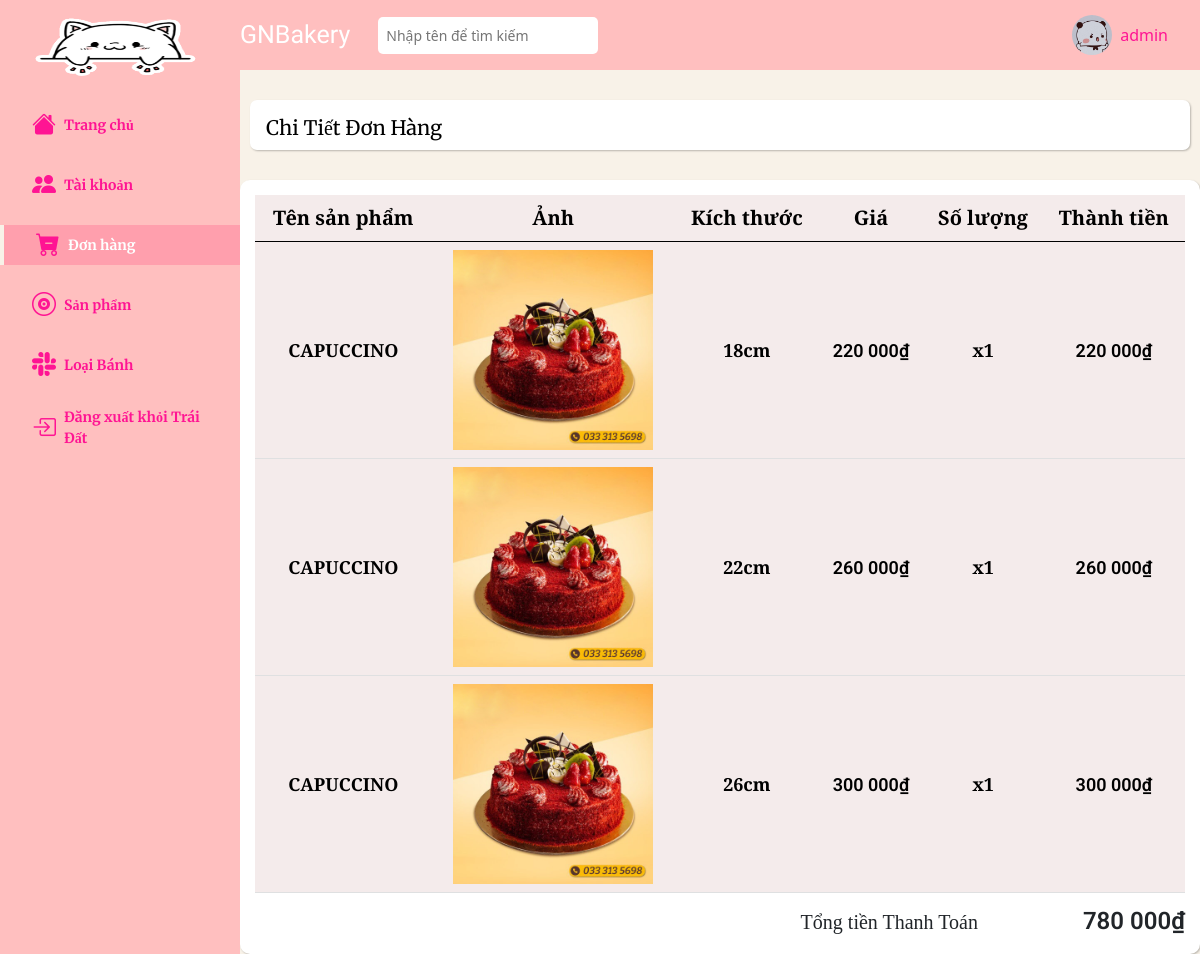
/admin/orders/detail.php?id=20 (signed in), run on the app's committed database.
### tables this page shows
CREATE TABLE `order_product` (
  `order_id` int NOT NULL,
  `product_id` int NOT NULL,
  `size` int NOT NULL,
  `price` int NOT NULL,
  `quantity` int NOT NULL
);

CREATE TABLE `products` (
  `id` int NOT NULL,
  `name` varchar(255) NOT NULL,
  `image` varchar(255) NOT NULL,
  `description` text NOT NULL,
  `status` int NOT NULL DEFAULT '1',
  `category_detail_id` int NOT NULL,
  `user_id` int NOT NULL,
  `status_id` int DEFAULT NULL
);

### admin/orders/detail.php (the view, shortened to what this page needs)
<?php
require_once '../navbar-vertical.php';
require_once '../../database/connect.php';
$id = $_GET['id'];
$sql = "SELECT * FROM order_product
join products on order_product.product_id = products.id
WHERE order_id = '$id'";
$result = mysqli_query($connect, $sql);
$sum = 0;
?>
<div class="main__container">
    <div class="main-container-text d-flex align-items-center">
        <a class="header__name text-decoration-none" href="#">
            Chi Tiết Đơn Hàng
        </a>
    </div>
    <div class="container-fluid px-4">
        <div class="row gx-5">
            <div class="col-12">
                <div class="table-responsive-sm">
                    <table class="product_table table table-sm table-light table-hover align-middle">
                        <thead style="text-align : center;">
                            <tr>
                                <th class="name-product" scope="col">Tên sản phẩm</th>
                                <th class="pic-product" scope="col">Ảnh</th>
                                <th class="price-product" scope="col">Kích thước</th>
                                <th class="price-product" scope="col">Giá</th>
                                <th class="amount-product" scope="col">Số lượng</th>
                                <th class="payment" scope="col">Thành tiền</th>
                            </tr>
                        </thead>
                        <tbody style="text-align:center;">
                            <?php foreach($result as $each) { ?>
                                <tr>
                                    <th class="detail_product-item" scope="col">
                                        <?= $each['name'] ?>
                                    </th>
                                    <th class="detail_product-item" scope="col">
                                        <img class="img_prd" src="../../assets/images/products/<?= $each['image'] ?>" alt="">
                                    </th>
                                    <th class="detail_product-item" scope="col"><?= $each['size'] ?>cm</th>
                                    <th class="detail_product-item" style="font-weight:600; font-family: Roboto;" scope="col">
                                    <?= number_format($each['price'], 0, '.', ' ') ?>&#8363
                                    </th>
                                    <th class="detail_product-item" scope="col">x<?= $each['quantity'] ?></th>
                                    <th class="detail_product-item" scope="col" style="font-weight:600; font-family: Roboto;">
                                    <?php
                                        $result = $each['price'] * $each['quantity'];
                                        $sum += $result;
                                        echo number_format($result, 0, '.', ' ');
                                    ?>&#8363
                                    </th>
                                </tr>
                            <?php } ?>
                        </tbody>
                    </table>
                </div>
            </div>
        </div>
        <div class="total-payments">
            <span class="t-pay">Tổng tiền Thanh Toán </span>
            <span class="t-money"><?= number_format($sum, 0, '.', ' ') ?>&#8363</span>
        </div>
    </div>
</div>
</body>
</html>

### assets/css/admin.css (style rules this page uses)
html { font-size: 62.5%; line-height: 1.6rem; font-family: 'Roboto', sans-serif; box-sizing: border-box; }
a { color: #FF1493; }
* { box-sizing: inherit; }
:root { --text-color: #FF1493; --background-color: #f8f2e8; --navbar-color: #ffbfbf; --navbar-vertical-width : 240px; --header-height: 70px; }
body { background-color: var(--background-color); }
.header__name { color: black; font-size: 2rem; margin-left: 16px; margin-top: 5px; font-family: 'Merriweather', serif; }
.main__form, .main__container { margin-left: var(--navbar-vertical-width); min-height: 80vh; margin-top: 30px; }
.main-container-text { box-shadow: 1px 1px 2px 0px #00000040; background-color: white; border-radius: 7px; height: 50px; margin: 30px 10px; }
.container-fluid { box-shadow: 1px 1px 2px 0px #00000040; background-color: white; border-radius: 10px; padding: 15px; }
.table-sm>:not(caption)>*>* { padding: 8px; font-family: 'PT Serif', serif; background-color: #d3afaf40; }
.table-light { --bs-table-bg: #d3afaf40; }

### assets/css/detail_orders.css (style rules this page uses)
.name-product, .pic-product, .price-product, .amount-product, .payment { font-size: 2rem; }
.img_prd { width: 200px; }
.detail_product-item { font-size: 1.8rem; }
.total-payments { text-align: right; }
.t-pay { font-family: Playfair Display; font-size: 20px; font-weight: 400; }
.t-money { font-family: Roboto; font-size: 24px; font-weight: 600; margin-left: 100px; }

### data on the page
order_product: product.name "CAPUCCINO", product.image (picture), size "18", price "220 000", quantity "1", result "220 000"
order_product: product.name "CAPUCCINO", product.image (picture), size "22", price "260 000", quantity "1", result "260 000"
order_product: product.name "CAPUCCINO", product.image (picture), size "26", price "300 000", quantity "1", result "300 000"

### other printed values
$_SESSION['name'] "admin"
$sum "780 000"
